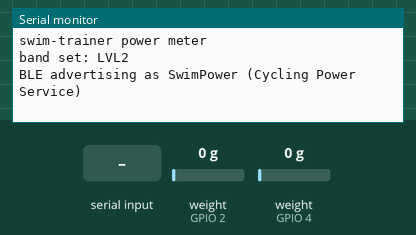
Recording of a program running on a simulated Seeed XIAO ESP32-S3. Shown: the last lines printed to the serial monitor. The test bench sets the inputs (shaded band); at power-on: weight on the scale (sensors on GPIO 2, GPIO 4) 0 g. EEPROM starts erased; nothing arrives over Bluetooth unless stated; a phone connects over Bluetooth LE 3 s after start.

Above: at 6.5 s.
6.6 s: "tare 1\n" received over Serial
At 7.3 s:
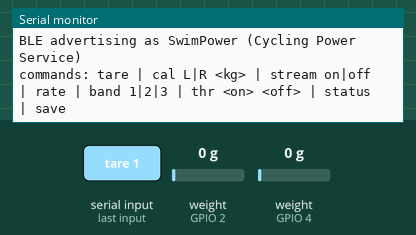
8.1 s: "tare\n" received over Serial
At 10.1 s:
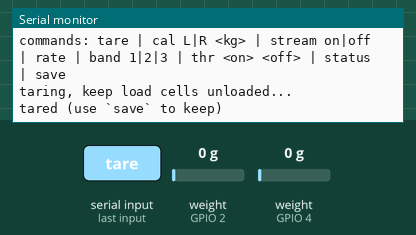
10.4 s: "stream on\n" received over Serial
At 10.52 s:
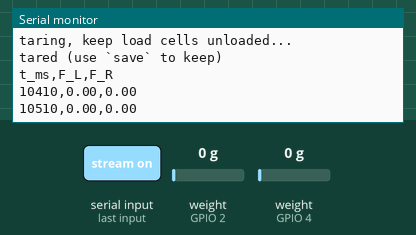
11.9 s: "rate\n" received over Serial
At 12.02 s:
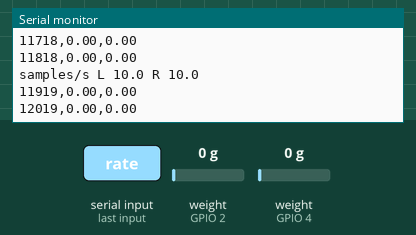
13.4 s: "status\n" received over Serial
At 13.53 s:
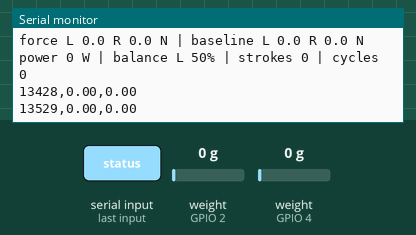
14.9 s: "cal 90\n" received over Serial
Timing chart, 0 to 17.4 s (numbered marks = the images above; inputs shaded):
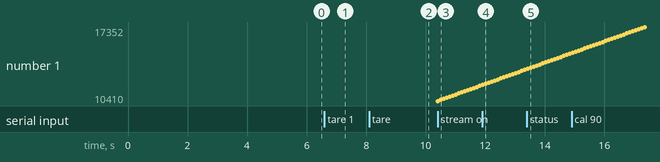

The program:

main.cpp
```cpp
// Swim power meter: two band load cells -> propulsive watts over BLE.
//
// Left/right HX711 -> SidePipeline (filter, band model, stroke detection)
//   -> PowerCombiner (3 s power, L/R balance, stroke cycles)
//   -> BLE Cycling Power Service, readable by Garmin / Zwift / any power app.

#include <Arduino.h>
#include <HX711_ADC.h>
#include <NimBLEDevice.h>
#include <Preferences.h>

#include "BandModel.h"
#include "CpsPacket.h"
#include "PowerCombiner.h"
#include "SidePipeline.h"
#include "bands.h"
#include "config.h"

using swimpower::BandModel;
using swimpower::PowerCombiner;
using swimpower::Side;
using swimpower::SidePipeline;
using swimpower::SideResult;

namespace {

HX711_ADC cellL(kPinLeftDout, kPinLeftSck);
HX711_ADC cellR(kPinRightDout, kPinRightSck);

SidePipeline pipeL(kFilterAlpha);
SidePipeline pipeR(kFilterAlpha);
PowerCombiner combiner;
Preferences prefs;

size_t activeSet = bands::kDefaultSet;
bool streaming = false;
float lastForceL = 0.0f, lastForceR = 0.0f;

// Sample-rate measurement
uint32_t rateWindowStart = 0;
uint32_t samplesL = 0, samplesR = 0;
float rateL = 0.0f, rateR = 0.0f;

// BLE
NimBLECharacteristic* cpsMeasurement = nullptr;
uint32_t lastNotifyMs = 0;

// ---------------------------------------------------------------------------
void applyBandSet(size_t idx) {
  if (idx >= bands::kSetCount) return;
  activeSet = idx;
  const bands::BandSet& s = bands::kSets[idx];
  pipeL.setBand(BandModel(s.left, s.left_count));
  pipeR.setBand(BandModel(s.right, s.right_count));
  Serial.printf("band set: %s\n", s.name);
}

void loadCalibration() {
  prefs.begin("swim", true);
  cellL.setCalFactor(prefs.getFloat("calL", kDefaultCalLeft));
  cellR.setCalFactor(prefs.getFloat("calR", kDefaultCalRight));
  if (prefs.isKey("tareL")) cellL.setTareOffset(prefs.getLong("tareL"));
  if (prefs.isKey("tareR")) cellR.setTareOffset(prefs.getLong("tareR"));
  activeSet = prefs.getUInt("band", bands::kDefaultSet);
  prefs.end();
}

void saveCalibration() {
  prefs.begin("swim", false);
  prefs.putFloat("calL", cellL.getCalFactor());
  prefs.putFloat("calR", cellR.getCalFactor());
  prefs.putLong("tareL", cellL.getTareOffset());
  prefs.putLong("tareR", cellR.getTareOffset());
  prefs.putUInt("band", activeSet);
  prefs.end();
  Serial.println("saved");
}

// ---------------------------------------------------------------------------
void setupBle() {
  NimBLEDevice::init(kDeviceName);
  NimBLEServer* server = NimBLEDevice::createServer();

  NimBLEService* cps = server->createService(NimBLEUUID(static_cast<uint16_t>(0x1818)));
  cpsMeasurement = cps->createCharacteristic(NimBLEUUID(static_cast<uint16_t>(0x2A63)),
                                             NIMBLE_PROPERTY::NOTIFY);
  NimBLECharacteristic* feature =
      cps->createCharacteristic(NimBLEUUID(static_cast<uint16_t>(0x2A65)), NIMBLE_PROPERTY::READ);
  const uint32_t featureValue = swimpower::kCpsFeature;
  feature->setValue(reinterpret_cast<const uint8_t*>(&featureValue), sizeof(featureValue));
  NimBLECharacteristic* location =
      cps->createCharacteristic(NimBLEUUID(static_cast<uint16_t>(0x2A5D)), NIMBLE_PROPERTY::READ);
  const uint8_t locationValue = 0;  // Other
  location->setValue(&locationValue, 1);
  cps->start();

  NimBLEService* dis = server->createService(NimBLEUUID(static_cast<uint16_t>(0x180A)));
  dis->createCharacteristic(NimBLEUUID(static_cast<uint16_t>(0x2A29)), NIMBLE_PROPERTY::READ)
      ->setValue("DIY");
  dis->createCharacteristic(NimBLEUUID(static_cast<uint16_t>(0x2A24)), NIMBLE_PROPERTY::READ)
      ->setValue("swim-trainer");
  dis->start();

  NimBLEAdvertising* adv = NimBLEDevice::getAdvertising();
  adv->addServiceUUID(NimBLEUUID(static_cast<uint16_t>(0x1818)));
  adv->setAppearance(0x0484);  // Cycling: Power Sensor
  adv->setName(kDeviceName);
  adv->enableScanResponse(true);
  adv->start();
  Serial.println("BLE advertising as SwimPower (Cycling Power Service)");
}

void notifyPower(uint32_t now) {
  if (!cpsMeasurement || now - lastNotifyMs < kNotifyIntervalMs) return;
  lastNotifyMs = now;
  uint8_t buf[swimpower::kCpsPacketSize];
  const size_t len = swimpower::encodeCpsMeasurement(
      buf, combiner.powerW(now), combiner.leftBalancePct(now), combiner.cycles(),
      combiner.lastCycleMs());
  cpsMeasurement->setValue(buf, len);
  cpsMeasurement->notify();
}

// ---------------------------------------------------------------------------
void handleSample(Side side, HX711_ADC& cell, SidePipeline& pipe, float sign, uint32_t now) {
  const float forceN = sign * cell.getData() * kGravity;
  const SideResult r = pipe.update(now, forceN);
  combiner.addWork(side, now, r.work_delta_j);
  if (side == Side::Left) {
    lastForceL = r.force_n;
    ++samplesL;
  } else {
    lastForceR = r.force_n;
    ++samplesR;
  }
  if (r.stroke_done) {
    combiner.onStroke(side, now);
    if (!streaming) {
      Serial.printf("stroke %c  peak %.0f N  work %.1f J  dur %lu ms  rise %lu ms\n",
                    side == Side::Left ? 'L' : 'R', r.stroke.peak_n, r.stroke.work_j,
                    static_cast<unsigned long>(r.stroke.duration_ms),
                    static_cast<unsigned long>(r.stroke.rise_ms));
    }
  }
}

void printStatus(uint32_t now) {
  const swimpower::StrokeConfig& c = pipeL.detector().config();
  Serial.printf("band %s | cal L %.1f R %.1f | thr on %.0f off %.0f N\n",
                bands::kSets[activeSet].name, cellL.getCalFactor(), cellR.getCalFactor(),
                c.on_threshold_n, c.off_threshold_n);
  Serial.printf("force L %.1f R %.1f N | baseline L %.1f R %.1f N\n", lastForceL, lastForceR,
                pipeL.detector().baseline(), pipeR.detector().baseline());
  Serial.printf("power %.0f W | balance L %.0f%% | strokes %lu | cycles %u\n",
                combiner.powerW(now), combiner.leftBalancePct(now),
                static_cast<unsigned long>(combiner.armStrokes()), combiner.cycles());
}

void handleCommand(String line) {
  line.trim();
  if (line.isEmpty()) return;
  const uint32_t now = millis();

  if (line == "tare") {
    Serial.println("taring, keep load cells unloaded...");
    cellL.tare();
    cellR.tare();
    Serial.println("tared (use `save` to keep)");
  } else if (line.startsWith("cal ")) {
    // cal L 5.0  |  cal R 5.0   (known hanging mass in kg)
    const char sideChar = toupper(line.charAt(4));
    const float kg = line.substring(6).toFloat();
    if (kg <= 0.0f || (sideChar != 'L' && sideChar != 'R')) {
      Serial.println("usage: cal L|R <kg>");
      return;
    }
    HX711_ADC& cell = sideChar == 'L' ? cellL : cellR;
    cell.refreshDataSet();
    const float factor = cell.getNewCalibration(kg);
    Serial.printf("cal %c factor %.2f (use `save` to keep)\n", sideChar, factor);
  } else if (line == "stream on") {
    streaming = true;
    Serial.println("t_ms,F_L,F_R");
  } else if (line == "stream off") {
    streaming = false;
  } else if (line == "rate") {
    Serial.printf("samples/s L %.1f R %.1f\n", rateL, rateR);
  } else if (line.startsWith("band ")) {
    const int n = line.substring(5).toInt();
    applyBandSet(static_cast<size_t>(n - 1));
  } else if (line.startsWith("thr ")) {
    // thr <on_N> <off_N>
    const int sp = line.indexOf(' ', 4);
    swimpower::StrokeConfig c = pipeL.detector().config();
    c.on_threshold_n = line.substring(4, sp).toFloat();
    if (sp > 0) c.off_threshold_n = line.substring(sp + 1).toFloat();
    pipeL.setStrokeConfig(c);
    pipeR.setStrokeConfig(c);
    Serial.printf("thresholds on %.0f off %.0f N\n", c.on_threshold_n, c.off_threshold_n);
  } else if (line == "status") {
    printStatus(now);
  } else if (line == "save") {
    saveCalibration();
  } else {
    Serial.println("commands: tare | cal L|R <kg> | stream on|off | rate | band 1|2|3 | "
                   "thr <on> <off> | status | save");
  }
}

}  // namespace

// ---------------------------------------------------------------------------
void setup() {
  Serial.begin(115200);
  delay(500);
  Serial.println("\nswim-trainer power meter");

  cellL.begin();
  cellR.begin();
  // Start both cells; skip tare here, the stored offset is used instead.
  byte readyL = 0, readyR = 0;
  while (!readyL || !readyR) {
    if (!readyL) readyL = cellL.startMultiple(2000, false);
    if (!readyR) readyR = cellR.startMultiple(2000, false);
  }
  if (cellL.getTareTimeoutFlag()) Serial.println("WARNING: left HX711 not responding, check wiring");
  if (cellR.getTareTimeoutFlag()) Serial.println("WARNING: right HX711 not responding, check wiring");

  loadCalibration();
  pipeL.setStrokeConfig(defaultStrokeConfig());
  pipeR.setStrokeConfig(defaultStrokeConfig());
  applyBandSet(activeSet);

  setupBle();
  rateWindowStart = millis();
}

void loop() {
  const uint32_t now = millis();

  bool fresh = false;
  if (cellL.update()) {
    handleSample(Side::Left, cellL, pipeL, kSignLeft, now);
    fresh = true;
  }
  if (cellR.update()) {
    handleSample(Side::Right, cellR, pipeR, kSignRight, now);
    fresh = true;
  }
  if (fresh && streaming) {
    Serial.printf("%lu,%.2f,%.2f\n", static_cast<unsigned long>(now), lastForceL, lastForceR);
  }

  if (now - rateWindowStart >= 1000) {
    const float secs = (now - rateWindowStart) / 1000.0f;
    rateL = samplesL / secs;
    rateR = samplesR / secs;
    samplesL = samplesR = 0;
    rateWindowStart = now;
  }

  notifyPower(now);

  static String line;
  while (Serial.available()) {
    const char c = static_cast<char>(Serial.read());
    if (c == '\n' || c == '\r') {
      handleCommand(line);
      line = "";
    } else {
      line += c;
    }
  }
}
```

bands.h
```cpp
#pragma once
// Band calibration tables: force (N) vs stretch (m) on the LOADING curve.
// The values below are PLACEHOLDERS shaped like a typical latex swim cord.
// Replace them with the output of tools/calibrate_band.py for your bands.

#include "BandModel.h"

namespace bands {

using swimpower::BandPoint;

// Light cord (LVL1-like)
constexpr BandPoint kLevel1[] = {
    {0.00f, 0.0f}, {0.10f, 14.0f}, {0.20f, 24.0f}, {0.30f, 32.0f},
    {0.40f, 39.0f}, {0.50f, 46.0f}, {0.60f, 53.0f}, {0.80f, 68.0f},
};

// Medium cord (LVL2-like)
constexpr BandPoint kLevel2[] = {
    {0.00f, 0.0f}, {0.10f, 22.0f}, {0.20f, 38.0f}, {0.30f, 50.0f},
    {0.40f, 61.0f}, {0.50f, 72.0f}, {0.60f, 83.0f}, {0.80f, 106.0f},
};

// Heavy cord (LVL3-like)
constexpr BandPoint kLevel3[] = {
    {0.00f, 0.0f}, {0.10f, 32.0f}, {0.20f, 55.0f}, {0.30f, 72.0f},
    {0.40f, 88.0f}, {0.50f, 103.0f}, {0.60f, 118.0f}, {0.80f, 150.0f},
};

struct BandSet {
  const char* name;
  const BandPoint* left;
  size_t left_count;
  const BandPoint* right;
  size_t right_count;
};

// Use separate tables per side once each physical band is calibrated.
constexpr BandSet kSets[] = {
    {"LVL1", kLevel1, sizeof(kLevel1) / sizeof(BandPoint), kLevel1, sizeof(kLevel1) / sizeof(BandPoint)},
    {"LVL2", kLevel2, sizeof(kLevel2) / sizeof(BandPoint), kLevel2, sizeof(kLevel2) / sizeof(BandPoint)},
    {"LVL3", kLevel3, sizeof(kLevel3) / sizeof(BandPoint), kLevel3, sizeof(kLevel3) / sizeof(BandPoint)},
};
constexpr size_t kSetCount = sizeof(kSets) / sizeof(kSets[0]);
constexpr size_t kDefaultSet = 1;  // LVL2

}  // namespace bands
```

config.h
```cpp
#pragma once
#include <Arduino.h>

#include "StrokeDetector.h"

// ---- Pins (Seeed XIAO ESP32-S3) ------------------------------------------
// See docs/img/wiring-one-side.svg: SCK on D0/D2 and DT on D1/D3 keeps the wires uncrossed.
constexpr uint8_t kPinLeftSck = D0;    // GPIO1
constexpr uint8_t kPinLeftDout = D1;   // GPIO2
constexpr uint8_t kPinRightSck = D2;   // GPIO3
constexpr uint8_t kPinRightDout = D3;  // GPIO4

// Flip to -1 if a side reads negative when pulling.
constexpr float kSignLeft = 1.0f;
constexpr float kSignRight = 1.0f;

// ---- Load cells -----------------------------------------------------------
// Default calibration factors (raw units per kg). Replaced by `cal` + `save`.
constexpr float kDefaultCalLeft = 21000.0f;
constexpr float kDefaultCalRight = 21000.0f;
constexpr float kGravity = 9.80665f;

// ---- Signal processing ----------------------------------------------------
// One-pole low-pass weight per sample: 0.44 ~= 10 Hz cutoff at 80 samples/s.
constexpr float kFilterAlpha = 0.44f;

inline swimpower::StrokeConfig defaultStrokeConfig() {
  swimpower::StrokeConfig c;
  c.on_threshold_n = 20.0f;
  c.off_threshold_n = 10.0f;
  c.min_duration_ms = 250;
  c.refractory_ms = 200;
  c.baseline_alpha = 0.01f;
  return c;
}

// ---- BLE ------------------------------------------------------------------
constexpr const char* kDeviceName = "SwimPower";
constexpr uint32_t kNotifyIntervalMs = 250;  // 4 Hz
```

Measured:
- after the input at 6.6 s, the serial monitor: prints a new line at once (image 1)
- after the input at 8.1 s, the serial monitor: prints a new line at once (image 2)
- after the input at 10.4 s, the serial monitor: prints a new line at once (image 3)
- after the input at 11.9 s, the serial monitor: prints a new line at once (image 4)
- after the input at 13.4 s, the serial monitor: prints a new line at once (image 5)
- plotted number 1: 11818 → 13327 after the input at 11.9 s, 13327 → 14837 after the input at 13.4 s
